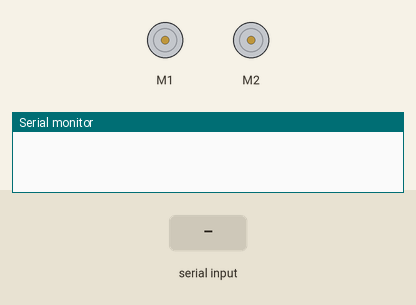
Simulated run of this sketch. Board: Arduino Uno, built with avr-gcc and run on an emulated ATmega328P. On the bench: 2 × DC motor (green arrow = forward, orange = backward, longer = faster), the last lines printed to the serial monitor. The inputs (shaded band) are chosen by the test bench.

Above: at 1.2 s.
1.3 s: "forward" received over the second serial link
At 1.9 s:
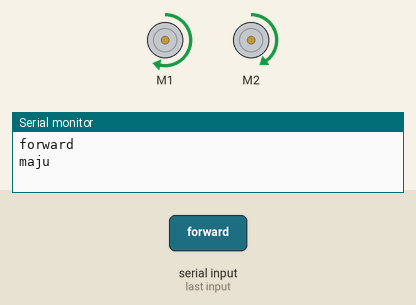
2.8 s: "left" received over the second serial link
At 3.2 s:
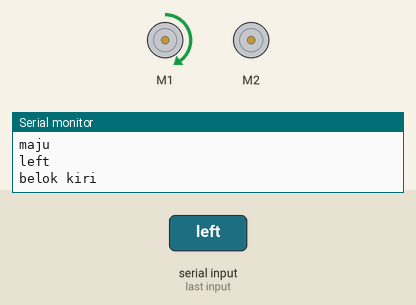
4.3 s: "right" received over the second serial link
At 4.7 s:
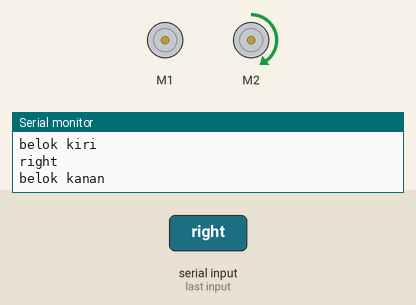
5.8 s: "back" received over the second serial link
At 6.7 s:
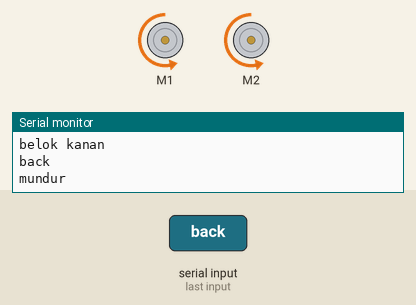
Timing chart, 0 to 8.3 s (numbered marks = the images above; inputs shaded):
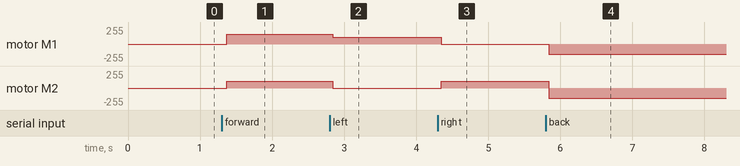

Measured:
- after the input at 1.3 s, motor M1: stopped → forward 150/255 after 0.07 s; motor M2: stopped → forward 100/255 after 0.07 s
- after the input at 2.8 s, motor M1: forward 150/255 → forward 100/255 at once; motor M2: forward 100/255 → stopped at once
- after the input at 4.3 s, motor M1: forward 100/255 → stopped after 0.05 s; motor M2: stopped → forward 100/255 after 0.05 s
- after the input at 5.8 s, motor M1: stopped → backward 150/255 at once; motor M2: forward 100/255 → backward 150/255 at once

The sketch:

Voice_Command_Smart_Car_versi_L293D.ino
```cpp
#include <SoftwareSerial.h>
#include <AFMotor.h>

SoftwareSerial mySerial(2, 13);

AF_DCMotor motorKanan(1);
AF_DCMotor motorKiri(2);

String arah;

void setup() {
Serial.begin(9600);
mySerial.begin(9600);

motorKanan.run(RELEASE);
motorKiri.run(RELEASE);

}

void loop() {
while(mySerial.available()) {
  delay(10);
  char masukan = mySerial.read();
  arah += masukan;
}

if(arah.length() > 0){
  Serial.println(arah);
  if(arah == "forward")
  {
    motorKanan.run(FORWARD);
    motorKanan.setSpeed(150);
    motorKiri.run(FORWARD);
    motorKiri.setSpeed(100);
    Serial.println("maju");
    delay(300);
  }

  if(arah == "left")
  {
    motorKanan.run(FORWARD);
    motorKanan.setSpeed(100);
    motorKiri.run(RELEASE);
    Serial.println("belok kiri");
    delay(300);
  }

  if(arah == "right")
  {
    motorKiri.run(FORWARD);
    motorKiri.setSpeed(100);
    motorKanan.run(RELEASE);
    Serial.println("belok kanan");
    delay(300);
  }

  if(arah == "back")
  {
    motorKanan.run(BACKWARD);
    motorKanan.setSpeed(150);
    motorKiri.run(BACKWARD);
    motorKiri.setSpeed(150);
    Serial.println("mundur");
    delay(300);
  }

  if(arah == "stop")
  {
    motorKanan.run(RELEASE);
    motorKiri.run(RELEASE);
    Serial.println("berhenti");
    delay(300);
  }

  arah = "";
  }
}
```
